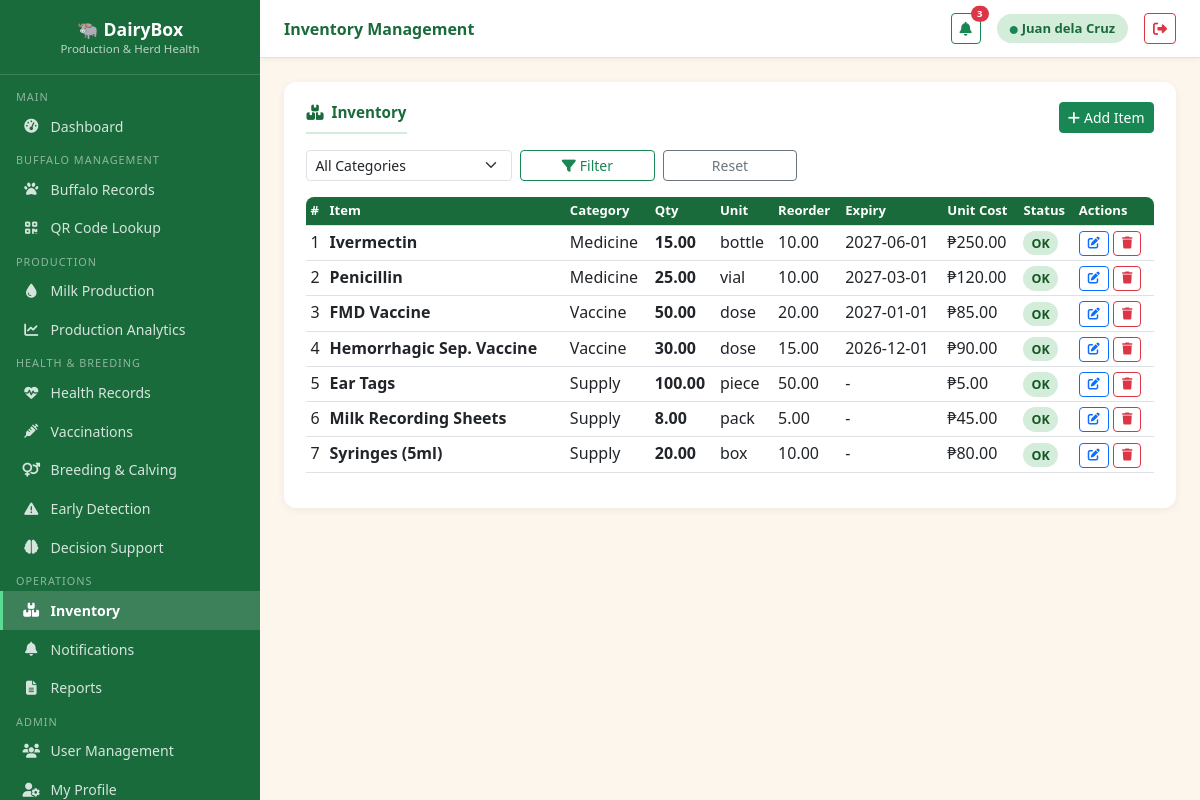
Screenshot of /modules/inventory.php (signed in) with the database file from the repository.
### tables this page shows
CREATE TABLE IF NOT EXISTS inventory (
    id              INT AUTO_INCREMENT PRIMARY KEY,
    item_name       VARCHAR(120) NOT NULL,
    category        ENUM('Medicine','Vaccine','Supply','Equipment','Feed','Other') DEFAULT 'Medicine',
    unit            VARCHAR(30),
    quantity        DECIMAL(10,2) DEFAULT 0,
    reorder_level   DECIMAL(10,2) DEFAULT 10,
    expiry_date     DATE,
    supplier        VARCHAR(120),
    unit_cost       DECIMAL(10,2),
    notes           TEXT,
    updated_by      INT,
    updated_at      TIMESTAMP DEFAULT CURRENT_TIMESTAMP ON UPDATE CURRENT_TIMESTAMP,
    created_at      TIMESTAMP DEFAULT CURRENT_TIMESTAMP,
    FOREIGN KEY (updated_by) REFERENCES users(id) ON DELETE SET NULL
);

### modules/inventory.php (the view, shortened to what this page needs)
<?php
$db        = getDB();
$action    = $_GET['action'] ?? 'list';
$editing = null;
$where = "WHERE 1"; $params = [];
$stmt = $db->prepare("SELECT * FROM inventory $where ORDER BY category,item_name");
$stmt->execute($params);
$items = $stmt->fetchAll();
include '../includes/header.php';
?>
<?php if ($action === 'add' || $action === 'edit'): ?>
<div class="card-section">
    <div class="section-title"><i class="fa fa-boxes me-2"></i><?= $editing ? 'Edit' : 'Add' ?> Inventory Item</div>
    <form method="POST">
        <input type="hidden" name="id" value="<?= $editing['id'] ?? 0 ?>">
        <div class="row g-3">
            <div class="col-md-5">
                <label class="form-label fw-semibold">Item Name *</label>
                <input type="text" name="item_name" class="form-control" value="<?= htmlspecialchars($editing['item_name'] ?? '') ?>" required>
            </div>
            <div class="col-md-3">
                <label class="form-label fw-semibold">Category</label>
                <select name="category" class="form-select">
                    <?php foreach (['Medicine','Vaccine','Supply','Equipment','Feed','Other'] as $cat): ?>
                    <option value="<?= $cat ?>" <?= ($editing['category']??'Medicine')===$cat?'selected':'' ?>><?= $cat ?></option>
                    <?php endforeach; ?>
                </select>
            </div>
            <div class="col-md-2">
                <label class="form-label fw-semibold">Unit</label>
                <input type="text" name="unit" class="form-control" value="<?= htmlspecialchars($editing['unit'] ?? '') ?>" placeholder="bottle, vial...">
            </div>
            <div class="col-md-2">
                <label class="form-label fw-semibold">Quantity</label>
                <input type="number" step="0.01" name="quantity" class="form-control" value="<?= $editing['quantity'] ?? 0 ?>">
            </div>
            <div class="col-md-2">
                <label class="form-label fw-semibold">Reorder Level</label>
                <input type="number" step="0.01" name="reorder_level" class="form-control" value="<?= $editing['reorder_level'] ?? 10 ?>">
            </div>
            <div class="col-md-3">
                <label class="form-label fw-semibold">Expiry Date</label>
                <input type="date" name="expiry_date" class="form-control" value="<?= $editing['expiry_date'] ?? '' ?>">
            </div>
            <div class="col-md-3">
                <label class="form-label fw-semibold">Unit Cost (₱)</label>
                <input type="number" step="0.01" name="unit_cost" class="form-control" value="<?= $editing['unit_cost'] ?? '' ?>">
            </div>
            <div class="col-md-4">
                <label class="form-label fw-semibold">Supplier</label>
                <input type="text" name="supplier" class="form-control" value="<?= htmlspecialchars($editing['supplier'] ?? '') ?>">
            </div>
            <div class="col-md-8">
                <label class="form-label fw-semibold">Notes</label>
                <input type="text" name="notes" class="form-control" value="<?= htmlspecialchars($editing['notes'] ?? '') ?>">
            </div>
        </div>
        <div class="mt-3 d-flex gap-2">
            <button type="submit" class="btn btn-success"><i class="fa fa-save me-1"></i>Save</button>
            <a href="inventory.php" class="btn btn-outline-secondary">Cancel</a>
        </div>
    </form>
</div>
<?php else: ?>
<div class="card-section">
    <div class="d-flex flex-wrap justify-content-between align-items-center mb-3 gap-2">
        <div class="section-title mb-0"><i class="fa fa-boxes me-2"></i>Inventory</div>
        <a href="?action=add" class="btn btn-success btn-sm no-print"><i class="fa fa-plus me-1"></i>Add Item</a>
    </div>
    <form class="row g-2 mb-3 no-print" method="GET">
        <div class="col-md-3">
            <select name="cat" class="form-select form-select-sm">
                <option value="">All Categories</option>
            </select>
        </div>
        <div class="col-md-2"><button class="btn btn-sm btn-outline-success w-100"><i class="fa fa-filter me-1"></i>Filter</button></div>
        <div class="col-md-2"><a href="inventory.php" class="btn btn-sm btn-outline-secondary w-100">Reset</a></div>
    </form>
    <div class="table-responsive">
    <table class="table table-sm table-hover">
        <thead><tr><th>#</th><th>Item</th><th>Category</th><th>Qty</th><th>Unit</th><th>Reorder</th><th>Expiry</th><th>Unit Cost</th><th>Status</th><th class="no-print">Actions</th></tr></thead>
        <tbody>
        <?php foreach ($items as $i => $inv):
            $lowStock  = $inv['quantity'] <= $inv['reorder_level'];
            $expiringSoon = $inv['expiry_date'] && strtotime($inv['expiry_date']) <= strtotime('+30 days');
            $rowCls    = $lowStock ? 'table-warning' : ($expiringSoon ? 'table-danger' : '');
        ?>
        <tr class="<?= $rowCls ?>">
            <td><?= $i+1 ?></td>
            <td><strong><?= htmlspecialchars($inv['item_name']) ?></strong></td>
            <td><?= $inv['category'] ?></td>
            <td><strong><?= $inv['quantity'] ?></strong></td>
            <td><?= htmlspecialchars($inv['unit']) ?></td>
            <td><?= $inv['reorder_level'] ?></td>
            <td><?= $inv['expiry_date'] ?? '-' ?></td>
            <td><?= $inv['unit_cost'] ? '₱'.number_format($inv['unit_cost'],2) : '-' ?></td>
            <td>
                <?php if (!$lowStock && !$expiringSoon): ?><span class="badge-custom badge-healthy">OK</span><?php endif; ?>
            </td>
            <td class="no-print">
                <a href="?action=edit&id=<?= $inv['id'] ?>" class="btn btn-xs btn-outline-primary" style="padding:.2rem .5rem;font-size:.75rem"><i class="fa fa-edit"></i></a>
                <a href="?delete=<?= $inv['id'] ?>" class="btn btn-xs btn-outline-danger" style="padding:.2rem .5rem;font-size:.75rem" onclick="return confirm('Delete?')"><i class="fa fa-trash"></i></a>
            </td>
        </tr>
        <?php endforeach; ?>
        </tbody>
    </table>
    </div>
</div>
<?php endif; ?>
<?php include '../includes/footer.php'; ?>

### assets/css/style.css (style rules this page uses)
:root { --green-dark: #1a6b3c; --green-main: #28a745; --green-light: #d4edda; --brown: #7a5230; --cream: #fdf6ec; --sidebar-w: 260px; }
body.app-body { background: var(--cream); margin: 0; padding: 0; }
.card-section { background: #fff; border-radius: 12px; padding: 1.2rem 1.4rem; box-shadow: 0 2px 8px rgba(0,0,0,.06); margin-bottom: 1.4rem; }
.card-section .section-title { font-weight: 700; font-size: .95rem; color: var(--green-dark); border-bottom: 2px solid var(--green-light); padding-bottom: .5rem; margin-bottom: 1rem; }
.table th { background: var(--green-dark); color: #fff; font-size: .82rem; }
.badge-healthy { background: #d4edda; color: #155724; }
.badge-custom { padding: .3em .65em; border-radius: 20px; font-size: .78rem; font-weight: 600; }
.btn-xs { padding: .2rem .45rem; font-size: .75rem; line-height: 1.4; border-radius: .25rem; }
.table-responsive { border-radius: 8px; overflow: hidden; }

### rows the page displays
inventory: item_name "Ivermectin", category "Medicine", quantity "15.00", unit "bottle", reorder_level "10.00", expiry_date "2027-06-01", unit_cost "250.00", shows "OK"
inventory: item_name "Penicillin", category "Medicine", quantity "25.00", unit "vial", reorder_level "10.00", expiry_date "2027-03-01", unit_cost "120.00", shows "OK"
inventory: item_name "FMD Vaccine", category "Vaccine", quantity "50.00", unit "dose", reorder_level "20.00", expiry_date "2027-01-01", unit_cost "85.00", shows "OK"
inventory: item_name "Hemorrhagic Sep. Vaccine", category "Vaccine", quantity "30.00", unit "dose", reorder_level "15.00", expiry_date "2026-12-01", unit_cost "90.00", shows "OK"
inventory: item_name "Ear Tags", category "Supply", quantity "100.00", unit "piece", reorder_level "50.00", expiry_date "-", unit_cost "5.00", shows "OK"
inventory: item_name "Milk Recording Sheets", category "Supply", quantity "8.00", unit "pack", reorder_level "5.00", expiry_date "-", unit_cost "45.00", shows "OK"
inventory: item_name "Syringes (5ml)", category "Supply", quantity "20.00", unit "box", reorder_level "10.00", expiry_date "-", unit_cost "80.00", shows "OK"

### other values shown
$pageTitle "Inventory Management"
$nc "3"
$user['full_name'] "Juan dela Cruz"
